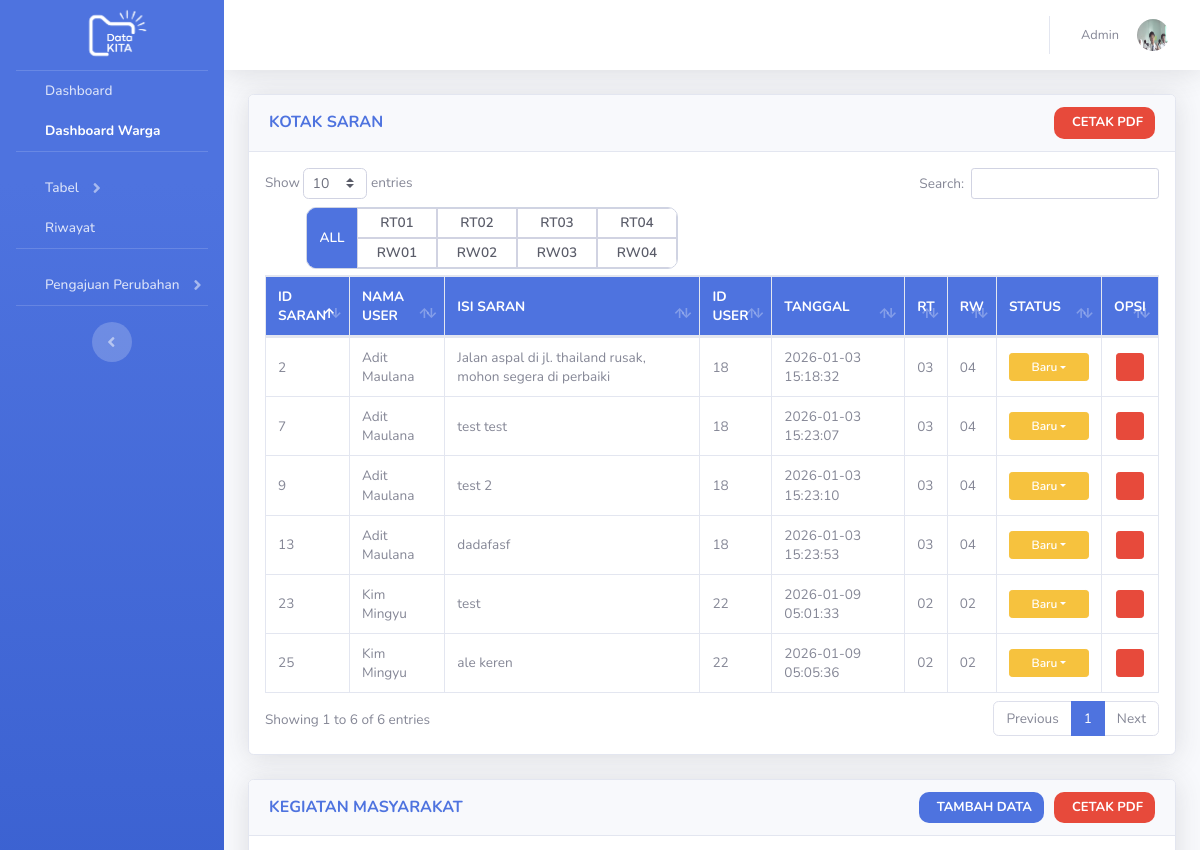
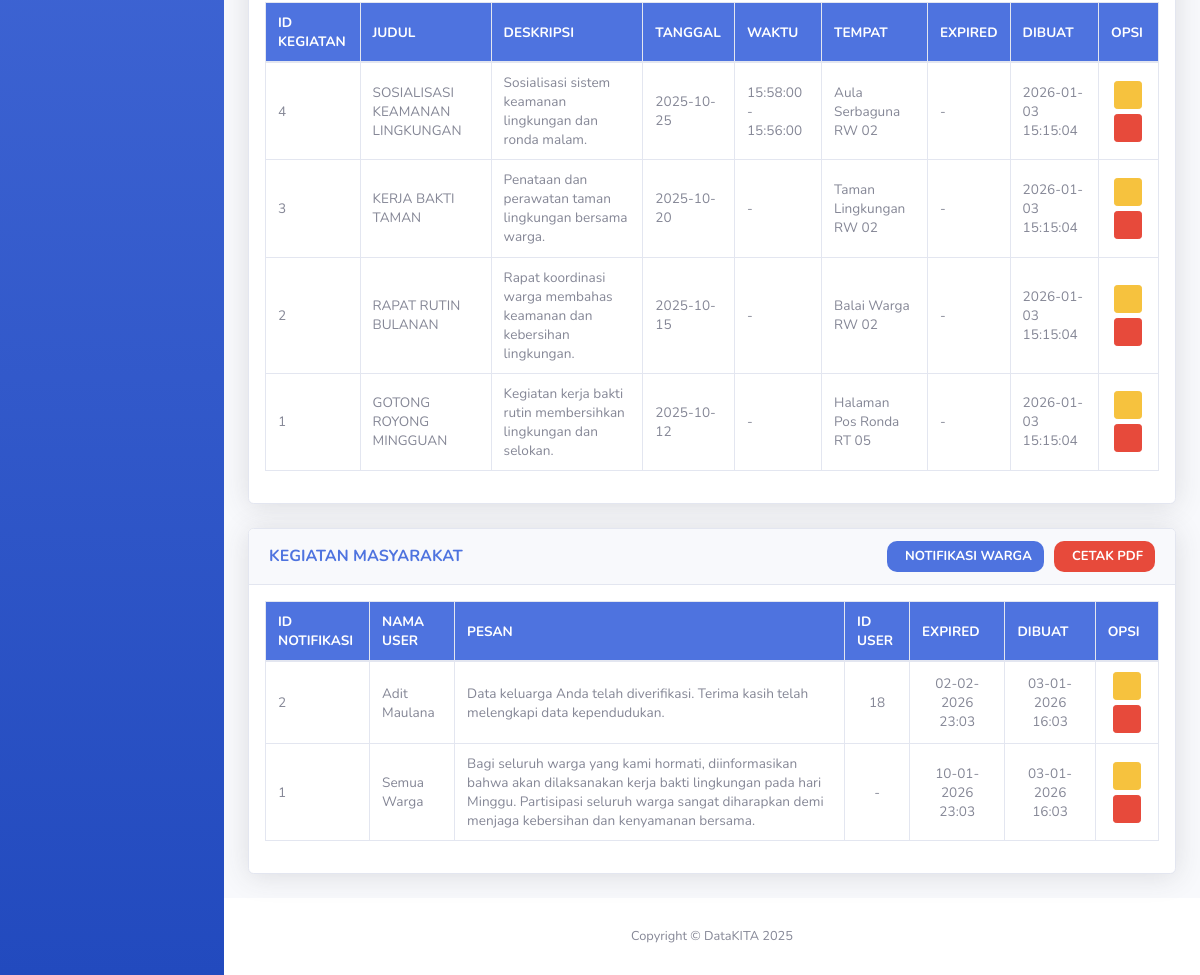
The app's page /dashboardwarga.php (signed in) with its own data (2 pictures, top to bottom).
### tables this page shows
CREATE TABLE `warga` (
  `NIK` varchar(30) NOT NULL,
  `Nama` varchar(255) NOT NULL,
  `Tempat_lahir` varchar(255) DEFAULT NULL,
  `Tanggal_lahir` date DEFAULT NULL,
  `Jenis_kelamin` varchar(50) DEFAULT NULL,
  `Agama` varchar(50) DEFAULT NULL,
  `Pendidikan` varchar(100) DEFAULT NULL,
  `Pekerjaan` varchar(100) DEFAULT NULL,
  `Status_perkawinan` varchar(50) DEFAULT NULL,
  `No_kk` varchar(30) DEFAULT NULL,
  `Dokumen_ktp` varchar(255) DEFAULT NULL,
  `Id_user` int(10) UNSIGNED DEFAULT NULL,
  `status` enum('pending','terverifikasi') NOT NULL DEFAULT 'pending'
);

CREATE TABLE `user` (
  `Id_user` int(10) UNSIGNED NOT NULL,
  `Nama_user` varchar(255) NOT NULL,
  `Email` varchar(255) NOT NULL,
  `Foto_profil` varchar(255) DEFAULT NULL,
  `Password` varchar(255) NOT NULL,
  `Role` enum('admin','user') DEFAULT 'user'
);

CREATE TABLE `kegiatan_masyarakat` (
  `id_kegiatan` int(10) UNSIGNED NOT NULL,
  `judul` varchar(150) NOT NULL,
  `deskripsi` text NOT NULL,
  `tanggal` date NOT NULL,
  `waktu_mulai` time DEFAULT NULL,
  `waktu_selesai` time DEFAULT NULL,
  `expired_at` datetime DEFAULT NULL,
  `tempat` varchar(150) DEFAULT NULL,
  `created_at` timestamp NOT NULL DEFAULT current_timestamp()
);

CREATE TABLE `notifikasi_warga` (
  `id_notifikasi` int(10) UNSIGNED NOT NULL,
  `id_user` int(10) UNSIGNED DEFAULT NULL,
  `pesan` text NOT NULL,
  `expired_at` datetime NOT NULL,
  `created_at` timestamp NOT NULL DEFAULT current_timestamp()
);

### dashboardwarga.php (the view, shortened to what the rows shown need)
<?php
require 'koneksi.php';
$user_id = $_SESSION['user_id'];
$userStmt = $koneksi->prepare("
    SELECT
        u.Nama_user,
        u.Email,
        u.Foto_profil,
        w.NIK,
        w.Tanggal_lahir,
        w.Tempat_lahir,
        k.Alamat
    FROM User u
    LEFT JOIN Warga w ON w.Id_user = u.Id_user
    LEFT JOIN Keluarga k ON k.No_kk = w.No_kk
    WHERE u.Id_user = ?
");
$userStmt->execute([$user_id]);
$user = $userStmt->fetch(PDO::FETCH_ASSOC);
$kegiatanStmt = $koneksi->prepare("
    SELECT
        id_kegiatan,
        judul,
        deskripsi,
        tanggal,
        waktu_mulai,
        waktu_selesai,
        tempat,
        expired_at,
        created_at
    FROM kegiatan_masyarakat
    ORDER BY tanggal DESC
");
$kegiatanStmt->execute();
$kegiatanWarga = $kegiatanStmt->fetchAll(PDO::FETCH_ASSOC);
$notifStmt = $koneksi->prepare("
    SELECT
        n.id_notifikasi,
        n.id_user,
        u.Nama_user,
        n.pesan,
        n.expired_at,
        n.created_at
    FROM notifikasi_warga n
    LEFT JOIN user u ON u.Id_user = n.id_user
    ORDER BY n.created_at DESC
");
$notifStmt->execute();
$notifikasiWarga = $notifStmt->fetchAll(PDO::FETCH_ASSOC);
?>
<!DOCTYPE html>
<html lang="en">
<head>
    <link href="vendor/fontawesome-free/css/all.min.css" rel="stylesheet" type="text/css">
    <link href="css/sb-admin-2.min.css" rel="stylesheet">
    <link href="vendor/datatables/dataTables.bootstrap4.min.css" rel="stylesheet">
    <link rel="stylesheet" href="css/style2.css">
</head>
<body id="page-top">
    <div id="wrapper">
        <div id="content-wrapper" class="d-flex flex-column">
            <div id="content">
                <nav class="navbar navbar-expand navbar-light bg-white topbar mb-4 static-top shadow">
                    <ul class="navbar-nav ml-auto">
                        <li class="nav-item dropdown no-arrow">
                            <a class="nav-link dropdown-toggle" href="#" id="userDropdown" role="button"
                                data-toggle="dropdown" aria-haspopup="true" aria-expanded="false">
                                <span class="mr-2 d-none d-lg-inline text-gray-600 small">
                                <?= htmlspecialchars($user['Nama_user']) ?>
                                </span>
                                <img class="img-profile rounded-circle"
                                    src="img/profile/<?= htmlspecialchars($user['Foto_profil'] ?? 'default.png') ?>">
                            </a>
                        </li>
                    </ul>
                </nav>
                <div class="container-fluid">
                    <div class="card shadow mb-4">
                        <div class="card-body">
                            <div class="table-responsive">
                                <table class="table table-bordered" id="dataTable" width="100%" cellspacing="0">
                                    <thead style="background-color: #4E73DF; color: #fff;">
                                        <tr>
                                            <th>ID SARAN</th>
                                            <th>NAMA USER</th>
                                            <th>ISI SARAN</th>
                                            <th>ID USER</th>
                                            <th>TANGGAL</th>
                                            <th >RT</th>
                                            <th >RW</th>
                                            <th>STATUS</th>
                                            <th>OPSI</th>
                                        </tr>
                                    </thead>
                                            </table>
                            </div>
                        </div>
                    </div>
                </div>
                <div class="container-fluid">
                    <div class="card shadow mb-4">
                        <div class="card-body">
                            <div class="table-responsive">
                                <table class="table table-bordered" id="dataTable" width="100%" cellspacing="0">
                                    <thead style="background-color: #4E73DF; color: #fff;">
                                        <tr>
                                            <th>ID KEGIATAN</th>
                                            <th>JUDUL</th>
                                            <th>DESKRIPSI</th>
                                            <th>TANGGAL</th>
                                            <th>WAKTU</th>
                                            <th>TEMPAT</th>
                                            <th>EXPIRED</th>
                                            <th>DIBUAT</th>
                                            <th>OPSI</th>
                                        </tr>
                                    </thead>
                                    <tbody>
                                        <?php if (count($kegiatanWarga) > 0): ?>
                                            <?php foreach ($kegiatanWarga as $k): ?>
                                                <tr>
                                                    <td><?= htmlspecialchars($k['id_kegiatan']) ?></td>
                                                    <td><?= htmlspecialchars($k['judul']) ?></td>
                                                    <td><?= htmlspecialchars($k['deskripsi']) ?></td>
                                                    <td><?= htmlspecialchars($k['tanggal']) ?></td>
                                                    <td>
                                                        <?= htmlspecialchars($k['waktu_mulai']) ?>
                                                        -
                                                        <?= htmlspecialchars($k['waktu_selesai']) ?>
                                                    </td>
                                                    <td><?= htmlspecialchars($k['tempat'] ?? '-') ?></td>
                                                    <td>
                                                        <?= $k['expired_at']
                                                            ? htmlspecialchars($k['expired_at'])
                                                            : '-' ?>
                                                    </td>
                                                    <td><?= htmlspecialchars($k['created_at']) ?></td>
                                                    <td class="text-center">
                                                        <div style="display:flex; justify-content:center; gap:5px;">
                                                            <button class="btn btn-sm btn-warning"
                                                                title="Edit"
                                                                data-toggle="modal"
                                                                data-target="#editKegiatanModal<?= $k['id_kegiatan'] ?>">
                                                            </button>
                                                            <button class="btn btn-sm btn-danger"
                                                                title="Hapus"
                                                                data-toggle="modal"
                                                                data-target="#deleteKegiatanModal<?= $k['id_kegiatan'] ?>">
                                                            </button>
                                                        </div>
                                                    </td>
                                                </tr>
                                            <?php endforeach; ?>
                                        <?php endif; ?>
                                    </tbody>
                                </table>
                            </div>
                        </div>
                    </div>
                </div>
                <div class="container-fluid">
                    <div class="card shadow mb-4">
                        <div class="card-body">
                            <div class="table-responsive">
                                <table class="table table-bordered" id="dataTable" width="100%" cellspacing="0">
                                    <thead style="background-color: #4E73DF; color: #fff;">
                                        <tr>
                                            <th>ID NOTIFIKASI</th>
                                            <th>NAMA USER</th>
                                            <th>PESAN</th>
                                            <th>ID USER</th>
                                            <th>EXPIRED</th>
                                            <th>DIBUAT</th>
                                            <th>OPSI</th>
                                        </tr>
                                    </thead>
                                    <tbody>
                                        <?php if (count($notifikasiWarga) > 0): ?>
                                            <?php foreach ($notifikasiWarga as $n): ?>
                                                <tr>
                                                    <td><?= htmlspecialchars($n['id_notifikasi']) ?></td>
                                                    <td>
                                                        <?= htmlspecialchars($n['Nama_user'] ?? 'Semua Warga') ?>
                                                    </td>
                                                    <td><?= htmlspecialchars($n['pesan']) ?></td>
                                                    <td class="text-center">
                                                        <?= $n['id_user'] ?? '-' ?>
                                                    </td>
                                                    <td class="text-center">
                                                        <?= $n['expired_at']
                                                            ? date('d-m-Y H:i', strtotime($n['expired_at']))
                                                            : '-' ?>
                                                    </td>
                                                    <td class="text-center">
                                                        <?= date('d-m-Y H:i', strtotime($n['created_at'])) ?>
                                                    </td>
                                                    <td class="text-center">
                                                        <div style="display:flex; justify-content:center; gap:5px;">
                                                            <button class="btn btn-sm btn-warning"
                                                                title="Edit"
                                                                data-toggle="modal"
                                                                data-target="#editNotifModal<?= $n['id_notifikasi'] ?>">
                                                            </button>
                                                            <button class="btn btn-sm btn-danger"
                                                                title="Hapus"
                                                                data-toggle="modal"
                                                                data-target="#deleteNotifModal<?= $n['id_notifikasi'] ?>">
                                                            </button>
                                                        </div>
                                                    </td>
                                                </tr>
                                            <?php endforeach; ?>
                                        <?php endif; ?>
                                    </tbody>
                                </table>
                            </div>
                        </div>
                    </div>
                </div>
            </div>
        </div>
    </div>
</body>
</html>

### records on screen
warga: Id_user.Nama_user "Admin", Id_user.Foto_profil (picture)
kegiatan_masyarakat: id_kegiatan "4", judul "SOSIALISASI KEAMANAN LINGKUNGAN", deskripsi "Sosialisasi sistem keamanan lingkungan dan ronda malam.", tanggal "2025-10-25", waktu_mulai "15:58:00", waktu_selesai "15:56:00", tempat "Aula Serbaguna RW 02", created_at "2026-01-03 15:15:04"
kegiatan_masyarakat: id_kegiatan "3", judul "KERJA BAKTI TAMAN", deskripsi "Penataan dan perawatan taman lingkungan bersama warga.", tanggal "2025-10-20", tempat "Taman Lingkungan RW 02", created_at "2026-01-03 15:15:04"
kegiatan_masyarakat: id_kegiatan "2", judul "RAPAT RUTIN BULANAN", deskripsi "Rapat koordinasi warga membahas keamanan dan kebersihan lingkungan.", tanggal "2025-10-15", tempat "Balai Warga RW 02", created_at "2026-01-03 15:15:04"
kegiatan_masyarakat: id_kegiatan "1", judul "GOTONG ROYONG MINGGUAN", deskripsi "Kegiatan kerja bakti rutin membersihkan lingkungan dan selokan.", tanggal "2025-10-12", tempat "Halaman Pos Ronda RT 05", created_at "2026-01-03 15:15:04"
notifikasi_warga: id_notifikasi "2", id_user.Nama_user "Adit Maulana", pesan "Data keluarga Anda telah diverifikasi. Terima kasih telah melengkapi data kependudukan.", id_user "18", expired_at "02-02-2026 23:03", created_at "03-01-2026 16:03"
notifikasi_warga: id_notifikasi "1", Nama_user "Semua Warga", pesan "Bagi seluruh warga yang kami hormati, diinformasikan bahwa akan dilaksanakan kerja bakti lingkungan pada hari Minggu. Partisipasi seluruh warga sangat diharapkan demi menjaga kebersihan dan kenyamanan bersama.", id_user "-", expired_at "10-01-2026 23:03", created_at "03-01-2026 16:03"

### other values on screen
$k['id_saran'] "25"
$k['Nama_user'] "Kim Mingyu"
$k['isi_saran'] "ale keren"
$k['id_user'] "22"
$k['created_at'] "2026-01-09 05:05:36"
$k['RT'] "02"
$k['RW'] "02"
$k['status'] "Baru"
$k['id_saran'] "23"
$k['isi_saran'] "test"
$k['created_at'] "2026-01-09 05:01:33"
$k['id_saran'] "13"
$k['Nama_user'] "Adit Maulana"
$k['isi_saran'] "dadafasf"
$k['id_user'] "18"
